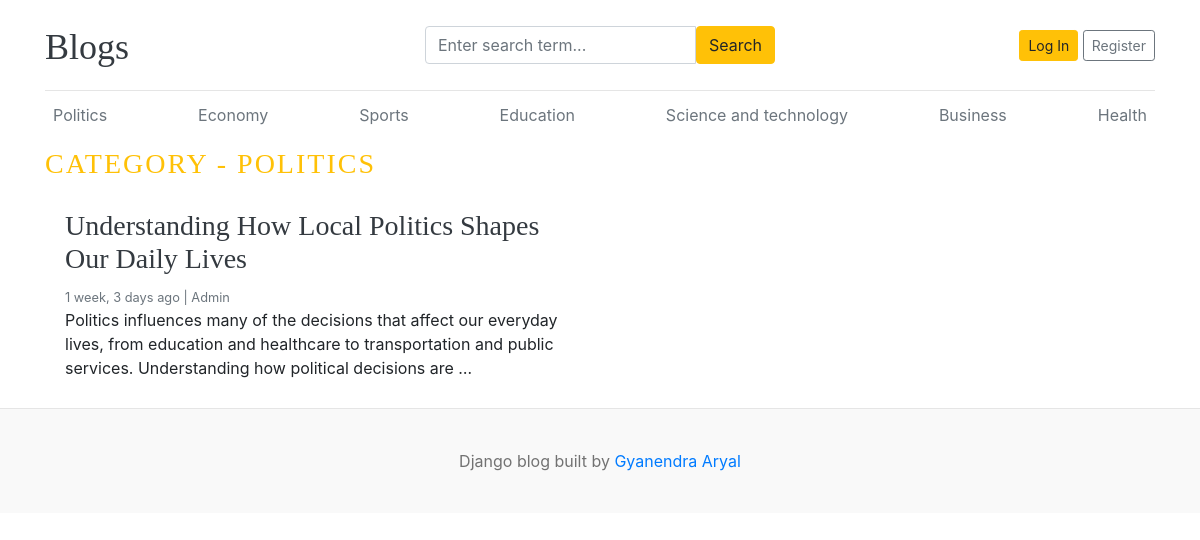
Page /category/1/ on the committed database.
### blogs/models.py (models this page shows)
class Category(models.Model):
    id = models.BigAutoField(primary_key=True)
    category_name = models.CharField(max_length=100, unique=True)
    created_at = models.DateTimeField(auto_now_add=True)
    updated_at = models.DateTimeField(auto_now=True)
    class Meta:
        verbose_name_plural = "categories"
    def __str__(self):
        return self.category_name

class Blog(models.Model):
    STATUS_CHOICES = [
        ("Draft", "DRAFT"),
        ("Published", "PUBLISHED"),
    ]
    id = models.BigAutoField(primary_key=True)
    title = models.CharField(max_length=100)
    slug = models.SlugField(max_length=150, unique=True, blank=True)
    category = models.ForeignKey(Category, on_delete=models.CASCADE)
    author = models.ForeignKey(User, on_delete=models.CASCADE)
    featured_image = models.ImageField(upload_to="uploads/%Y/%m/%d")
    short_description = models.TextField()
    blog_body = models.TextField()
    status = models.CharField(choices=STATUS_CHOICES, default="Draft", max_length=20)
    is_featured = models.BooleanField(default=False)
    created_at = models.DateTimeField(auto_now_add=True)
    updated_at = models.DateTimeField(auto_now=True)
    def __str__(self):
        return self.title

### blogs/views.py (the view)
# urls.py: path("<int:id>/", views.posts_by_category, name="posts_by_category"),
def posts_by_category(request, id):
    posts = Blog.objects.filter(status="Published", category=id)
    print(id, posts)
    category = get_object_or_404(Category, id=id)
    context = {"posts": posts, "category": category}
    return render(request, "post_by_category.html", context)

### blogs/context_processors.py (called while the page is built)
def get_categories(request):
    categories = Category.objects.all()
    return dict(categories=categories)

def get_social_links(request):
    social_links = SocialLink.objects.all()
    return dict(social_links=social_links)

### templates/post_by_category.html
{% extends "base.html" %}
{% block content %}
<h3 class = "text-uppercase text-warning" style = "letter-spacing: 2px;">Category - {{category}} </h3>
  <div class="row mb-2">
    {% if posts %}
    {% for post in posts %}
    <div class="col-md-6">
      <div class="card border-0" >
        <div class="card-body">
          <h3><a href="{% url 'blogs' post.slug%}" class = "text-dark">{{post.title}} </a></h3>
          <small class="mb-1 text-muted">{{post.created_at | timesince}} ago | <span class = "text-capitalize">{{post.author}}</span> </small>
          <p class="card-text">{{post.short_description | truncatewords:25}} </p>
        </div>
      </div>
    </div>
    {% endfor %}
    {% else %}
    <p class = "text-center">No posts Found</p>
    {% endif %}
  </div>
</div>
{% endblock content %}

### templates/base.html (shortened to what this page needs)
{%load static%}
<!DOCTYPE html>
<html lang="en">
<head>
    <link href="https://getbootstrap.com/docs/4.0/dist/css/bootstrap.min.css" rel="stylesheet">
    <link href="{% static 'css/blog.css'%}" rel="stylesheet">
    <link rel="stylesheet" href="https://cdnjs.cloudflare.com/ajax/libs/font-awesome/4.7.0/css/font-awesome.min.css">
  </head>
<body>
    <div class="container">
      <header class="blog-header py-3">
        <div class="row flex-nowrap justify-content-between align-items-center">
          <div class="col-4 pt-1">
            <a class="blog-header-logo text-dark" href="/">Blogs</a>
          </div>
          <div class = "col-4">
            <form action="{% url "search" %}" method="GET">
                <div class="input-group">
                    <input class="form-control" name="keyword" value="{{ keyword }}" type="text" placeholder="Enter search term...">
                    <button type="submit" class="btn btn-warning " id="button-search">Search</button>
                </div>
            </form>
          </div>
          <div class="col-4 d-flex justify-content-end align-items-center">
            {% if not user.is_authenticated %}
            <a class="btn btn-sm btn-warning" href="{% url "login"%}">Log In</a> &nbsp;
            <a class="btn btn-sm btn-outline-secondary" href="{% url 'register'%}">Register</a>
            {% endif %}
          </div>
        </div>
      </header>
      <div class="nav-scroller py-1 mb-2">
        <nav class="nav d-flex justify-content-between">
            {% for cat in categories%}
          <a class="p-2 text-muted" href="{% url 'posts_by_category' cat.id %} ">{{cat}}</a>
          {% endfor %}
        </nav>
      </div>
{% block content %}
{% endblock content %}
<footer class="blog-footer">
    <p>Django blog built by <a href="#">Gyanendra Aryal</a></p>
</footer>
</body>
</html>

### blog_main/static/css/blog.css (style rules this page uses)
.blog-header { border-bottom: 1px solid #e5e5e5; }
.blog-header-logo { font-family: "Playfair Display", Georgia, "Times New Roman", serif; font-size: 2.25rem; }
h1, h2, h3, h4, h5, h6 { font-family: "Playfair Display", Georgia, "Times New Roman", serif; }
.blog-footer { padding: 2.5rem 0; color: #727272; text-align: center; background-color: #f9f9f9; border-top: .05rem solid #e5e5e5; }
.blog-footer p:last-child { margin-bottom: 0; }

### rows in the picture
Category: category_name "Politics", category_name "POLITICS"
Category: category_name "Economy"
Category: category_name "Sports"
Category: category_name "Education"
Category: category_name "Science and technology"
Category: category_name "Business"
Category: category_name "Health"
Blog: title "Understanding How Local Politics Shapes Our Daily Lives", created_at "1 week, 3 days", author "Admin", short_description "Politics influences many of the decisions that affect our everyday lives, from education and healthcare to transportation and public services. Understanding how political decisions are …"
